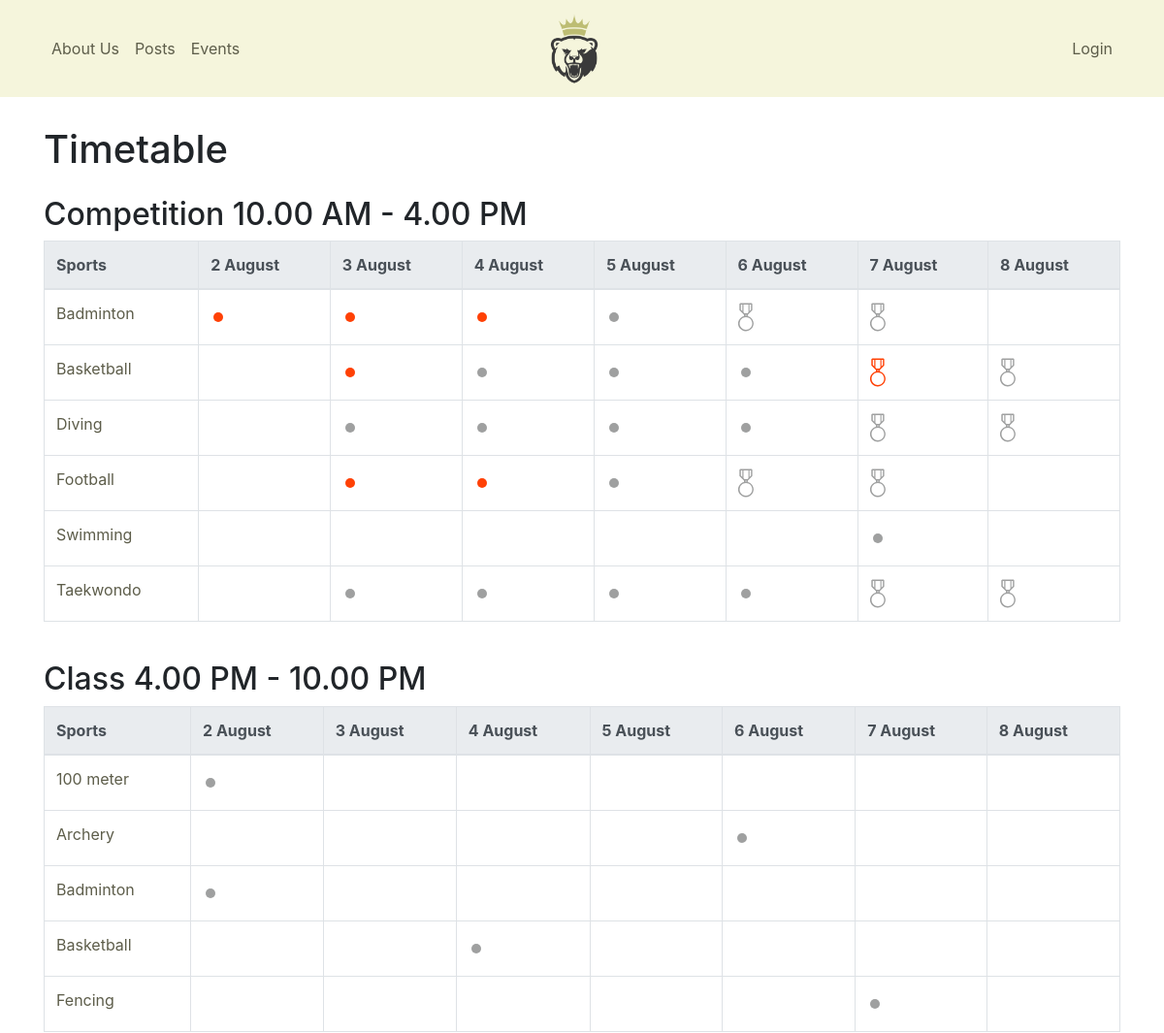
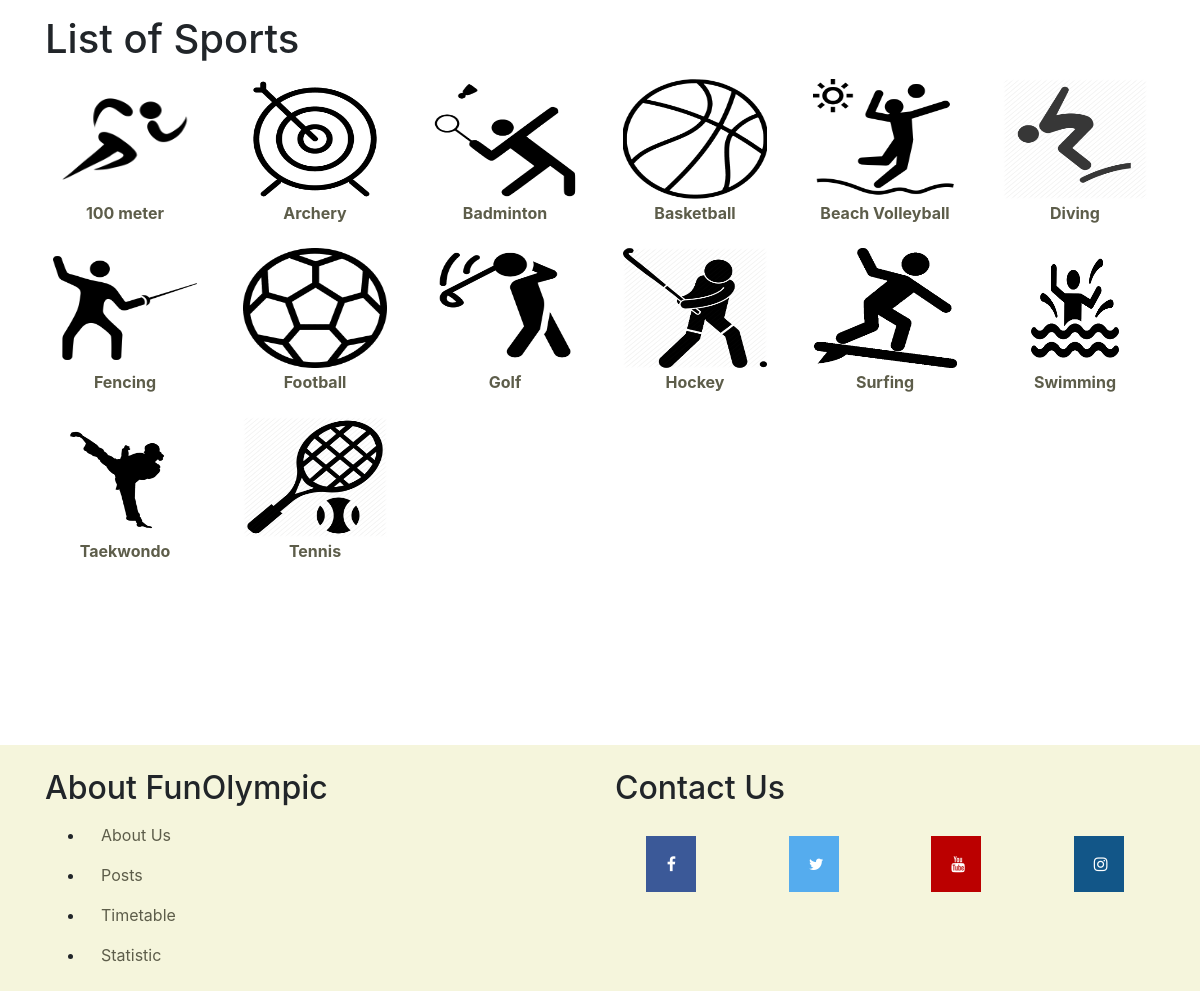
Screenshot of /index.php/timetable with the database file from the repository (2 pictures, top to bottom).
### tables this page shows
CREATE TABLE `sports` (
  `id` int(11) NOT NULL,
  `sport_name` varchar(255) NOT NULL,
  `sport_slug` varchar(255) NOT NULL,
  `sport_img` varchar(255) NOT NULL
);

### application/controllers/Timetable.php (called while the page is built, shortened)
<?php
	class Timetable extends CI_Controller{
    public function index(){
			$data['title'] = 'Timetable';
			$data['compeition'] = $this->timetable_model->getTimetable_competition();
			$data['class'] = $this->timetable_model->getTimetable_class();
			$data['title2'] = 'List of Sports';
			$data['sports'] = $this->timetable_model->get_sport();
			$this->load->view('templates/header');
			$this->load->view('timetable/index', $data);
			$this->load->view('templates/footer');
		}
  }

### index.php (called while the page is built, shortened)
<?php
require_once BASEPATH.'core/CodeIgniter.php';

### application/models/Timetable_model.php (called while the page is built, shortened)
<?php
	class Timetable_model extends CI_Model{
    public function get_sport(){
      $this->db->order_by('sport_name');
			$this->db->where_not_in('id',1);
      $query = $this->db->get('sports');
      return $query->result_array();
    }
		public function getTimetable_competition(){
			$query = $this->db->query("CALL timetable_competition()");
      return $query->result();
		}
		public function getTimetable_class(){
			$query = $this->db->query("CALL timetable_class()");
      return $query->result();
		}
  }

### application/views/timetable/index.php (the view, shortened to what this page needs)
<h1><?= $title ?></h1>
<h2 id="competition" class="mt-4">Competition 10.00 AM - 4.00 PM</h2>
<div class="table-responsive">
<table class="table table-bordered table-timetable table-hover">
<thead class="thead-light"><th>Sports</th><th>2 August</th><th>3 August</th><th>4 August</th><th>5 August</th><th>6 August</th><th>7 August</th><th>8 August</th></thead>
<?php foreach ($compeition as $row) : ?>
<tr>
  <td><a href="<?php echo base_url("timetable/sports/".$row->sport_slug); ?>/1"><?php echo $row->sport_name; ?></a></td>
  <td>
    <?php if(!empty($row->{'2020 2 August'})): ?>
    <a class="imgChg" data-toggle="tooltip" title="<?php echo $row->{'2 August Winner'}; ?>"
      href="<?php echo base_url("timetable/book/".$row->{'2020 2 August'}); ?>">
    <img src="<?php echo base_url('assets/images/icon_circle.svg'); ?>" width="16" height="32" ></a>
    <?php endif; ?>
  </td>
  <td>
    <?php if(!empty($row->{'2020 3 August'})): ?>
    <a class="imgChg" data-toggle="tooltip" title="<?php echo $row->{'3 August Winner'}; ?>"
      href="<?php echo base_url("timetable/book/".$row->{'2020 3 August'}); ?>">
    <img src="<?php echo base_url('assets/images/icon_circle.svg'); ?>" width="16" height="32" ></a>
    <?php endif; ?>
  </td>
  <td>
    <?php if(!empty($row->{'2020 4 August'})): ?>
    <a class="imgChg" data-toggle="tooltip" title="<?php echo $row->{'4 August Winner'}; ?>"
      href="<?php echo base_url("timetable/book/".$row->{'2020 4 August'}); ?>">
    <img src="<?php echo base_url('assets/images/icon_circle.svg'); ?>" width="16" height="32" ></a>
    <?php endif; ?>
  </td>
  <td>
    <?php if(!empty($row->{'2020 5 August'})): ?>
    <a class="imgChg" data-toggle="tooltip" title="<?php echo $row->{'5 August Winner'}; ?>"
      href="<?php echo base_url("timetable/book/".$row->{'2020 5 August'}); ?>">
    <img src="<?php echo base_url('assets/images/icon_circle.svg'); ?>" width="16" height="32" ></a>
    <?php endif; ?>
  </td>
  <td>
    <?php if(!empty($row->{'2020 6 August'})): ?>
    <a class="imgChg" data-toggle="tooltip" title="<?php echo $row->{'6 August Winner'}; ?>"
      href="<?php echo base_url("timetable/book/".$row->{'2020 6 August'}); ?>">
    <img src="<?php echo base_url('assets/images/icon_circle.svg'); ?>" width="16" height="32" ></a>
    <?php endif; ?>
  </td>
  <td>
    <?php if(!empty($row->{'2020 7 August'})): ?>
    <a class="imgChg" data-toggle="tooltip" title="<?php echo $row->{'7 August Winner'}; ?>"
      href="<?php echo base_url("timetable/book/".$row->{'2020 7 August'}); ?>">
    <img src="<?php echo base_url('assets/images/icon_circle.svg'); ?>" width="16" height="32" ></a>
    <?php endif; ?>
  </td>
  <td>
    <?php if(!empty($row->{'2020 8 August'})): ?>
    <a class="imgChg" data-toggle="tooltip" title="<?php echo $row->{'8 August Winner'}; ?>"
      href="<?php echo base_url("timetable/book/".$row->{'2020 8 August'}); ?>">
    <img src="<?php echo base_url('assets/images/icon_circle.svg'); ?>" width="16" hei8ght="32" ></a>
    <?php endif; ?>
  </td>
</tr>
<?php endforeach; ?>
</table>
</div>
<h2 id="class" class="mt-4">Class  4.00 PM - 10.00 PM</h2>
<div class="table-responsive">
<table class="table table-bordered table-timetable table-hover">
<thead class="thead-light"><th>Sports</th><th>2 August</th><th>3 August</th><th>4 August</th><th>5 August</th><th>6 August</th><th>7 August</th><th>8 August</th></thead>
<?php foreach ($class as $row) : ?>
<tr>
  <td><a href="<?php echo base_url("timetable/sports/".$row->sport_slug); ?>/2"><?php echo $row->sport_name; ?></a></td>
  <td>
    <?php if(!empty($row->{'2020 2 August'})): ?>
    <a class="imgChg" href="<?php echo base_url("timetable/book/".$row->{'2020 2 August'}); ?>">
    <img src="<?php echo base_url('assets/images/icon_circle.svg'); ?>" width="16" height="32" ></a>
    <?php endif; ?>
  </td>
  <td>
  </td>
  <td>
    <?php if(!empty($row->{'2020 4 August'})): ?>
    <a class="imgChg" href="<?php echo base_url("timetable/book/".$row->{'2020 4 August'}); ?>">
    <img src="<?php echo base_url('assets/images/icon_circle.svg'); ?>" width="16" height="32" ></a>
    <?php endif; ?>
  </td>
  <td>
  </td>
  <td>
    <?php if(!empty($row->{'2020 6 August'})): ?>
    <a class="imgChg" href="<?php echo base_url("timetable/book/".$row->{'2020 6 August'}); ?>">
    <img src="<?php echo base_url('assets/images/icon_circle.svg'); ?>" width="16" height="32" ></a>
    <?php endif; ?>
  </td>
  <td>
    <?php if(!empty($row->{'2020 7 August'})): ?>
    <a class="imgChg" href="<?php echo base_url("timetable/book/".$row->{'2020 7 August'}); ?>">
    <img src="<?php echo base_url('assets/images/icon_circle.svg'); ?>" width="16" height="32" ></a>
    <?php endif; ?>
  </td>
  <td>
  </td>
</tr>
<?php endforeach; ?>
</table>
</div>
<h1><?= $title2 ?></h1>
<ul class="sports_row row">
<?php foreach($sports as $sport) : ?>
  <li class="sports_item col-4 col-md-2">
    <a class="sports_link" href="<?php echo site_url('timetable/sports/'.$sport['sport_slug']); ?>">
      <div class="sports_pic">
        <img class="image_responsive d-block" src="<?php echo site_url(); ?>assets/images/sports/<?php echo $sport['sport_img']; ?>"
          onerror="this.onerror=null;this.src='<?php echo site_url(); ?>assets/images/noimage.jpg';">
      </div>
      <h4 class="sports_title">
          <?php echo $sport['sport_name']; ?>
      </h4>
    </a>
  </li>
<?php endforeach; ?>
</ul>

### assets/css/style.css (style rules this page uses)
.filter-red { filter: invert(90%) sepia(56%) saturate(6342%) hue-rotate(356deg) brightness(111%) contrast(106%); }
.image_responsive { width: 100%; max-width: 400px; height: auto; }
.sports_link { text-decoration: none; display: block; padding: 8px; height: 100%; }
.sports_row { padding: 0; list-style: none; }
.sports_title { margin-top: 4px; font-size: 1rem; text-align: center; font-weight: 700; line-height: 1.33333; word-break: keep-all; }
.sports_pic img { height: 120px; }
.table-timetable td:first-child { position: sticky; left: 0px; background-color: white; z-index: 10; }
a { color:#5d5d4a !important; }

### rows the page displays
sports: sport_name "Badminton", sport_img (picture)
sports: sport_name "Basketball", sport_img (picture)
sports: sport_name "Diving", sport_img (picture)
sports: sport_name "Football", sport_img (picture)
sports: sport_name "Swimming", shows a picture, sport_img (picture)
sports: sport_name "Taekwondo", sport_img (picture)
sports: sport_name "100 meter", sport_img (picture)
sports: sport_name "Archery", sport_img (picture)
sports: sport_name "Fencing", sport_img (picture)
sports: sport_img (picture), sport_name "Beach Volleyball"
sports: sport_img (picture), sport_name "Golf"
sports: sport_img (picture), sport_name "Hockey"
sports: sport_img (picture), sport_name "Surfing"
sports: sport_img (picture), sport_name "Tennis"

### other values shown
$title "Timetable"
$title2 "List of Sports"
